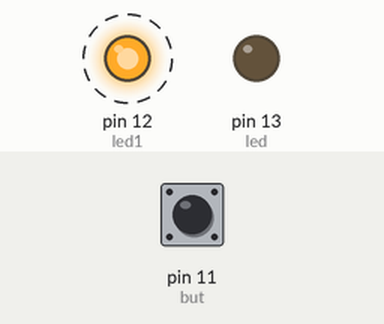
Simulated run of this sketch. Board: Arduino Uno, built with avr-gcc and run on an emulated ATmega328P. Shown: output pins drawn as LEDs (lit = HIGH). Dashed ring = blinking. The test bench sets the inputs (shaded band); at power-on: pin 11 (but) LOW.

Above: at 1.25 s.
1.3 s: pin 11 (but) pulled HIGH for 3.2 s
At 2.0 s:
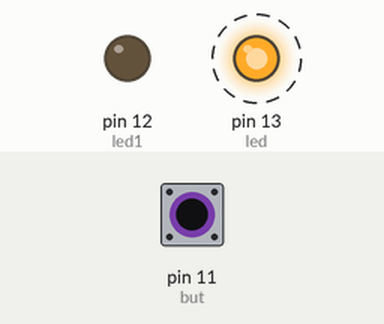
At 5.55 s:
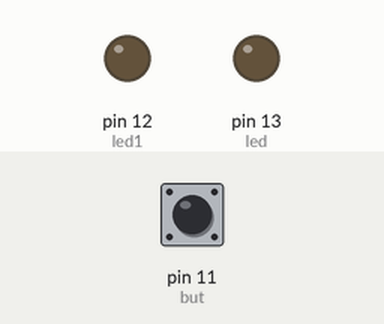
Timing chart, 0 to 12.0 s (numbered marks = the images above; inputs shaded):
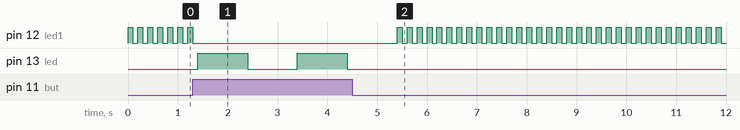

The sketch:

sketch_jun15a.ino
```cpp
int led=13;  //int nameofcomponent = pin_number;
int led1=12;
//#define led 13
int but=11;
void setup() {
  // put your setup code here, to run once:

  pinMode(led,OUTPUT);    //pin number 13 is assinged as output
  pinMode(led1,OUTPUT);
  pinMode(but,INPUT);
}
void loop() {     //while(1){}
  // put your main code here, to run repeatedly:

  int ret = digitalRead(but);

  if(ret==HIGH){

        digitalWrite(led,HIGH);
        delay(1000);      //delays are in ms
        digitalWrite(led,LOW);
        delay(1000);
  }
else{
  digitalWrite(led1,HIGH);
  delay(100);
  digitalWrite(led1,LOW);
  delay(100);
}
}
```

Measured:
- after the input at 1.3 s, pin 13 (led): alternates HIGH for 1.0 s and LOW for 1.0 s, 4 changes in all, then stays LOW, starting after 0.10 s
- by itself, pin 12 (led1): repeats every 0.20 s: HIGH 0.10 s, LOW 0.10 s
